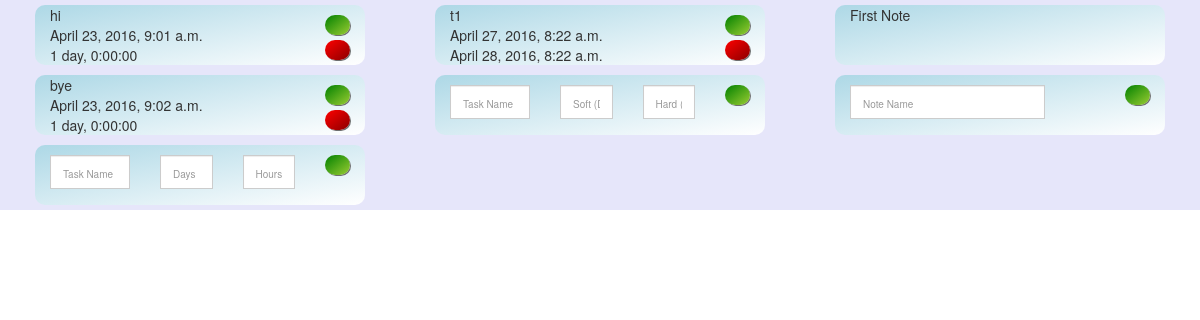
Page /tasks/ (signed in) on the committed database.
### task_handler/models.py (models this page shows, shortened)
class RecurringTask(models.Model):
    user            =       models.ForeignKey(User)
    task_name       =       models.CharField(max_length=120)
    task_type        =       models.CharField(max_length=120, default="recurring")
    description     =       models.TextField(default="")
    frequency       =       models.DurationField(default=timedelta(days=1))
    active          =       models.BooleanField(default=True)
    latest_event    =       models.ForeignKey("RecurringEvent", blank=True, null=True, default = None)

class RecurringEvent(models.Model):
    task            =       models.ForeignKey(RecurringTask)
    task_name       =       models.CharField(max_length=120)
    completed_time  =       models.DateTimeField()
    started_time    =       models.DateTimeField()

class DeadlineTask(models.Model):
    user            =       models.ForeignKey(User)
    task_name       =       models.CharField(max_length=120)
    task_type       =       models.CharField(max_length=120, default="deadline")
    description     =       models.TextField(default = "")
    soft_deadline   =       models.DateTimeField()
    hard_deadline   =       models.DateTimeField()
    active          =       models.BooleanField(default=True)

class Notes(models.Model):
    user            =       models.ForeignKey(User)
    task_type       =       models.CharField(max_length=120, default="note")
    title           =       models.CharField(max_length=120)
    text            =       models.TextField()

### task_handler/views.py (the view, shortened to what this page needs)
def base_view(request):
    print('bye')
    recurring_tasks = RecurringTask.objects.filter(user=request.user)
    recurring_tasks = recurring_tasks.filter(active=True)
    deadline_tasks = DeadlineTask.objects.filter(user=request.user)
    deadline_tasks = deadline_tasks.filter(active=True)
    notes = Notes.objects.all()
    context = {
            "recurring_tasks": recurring_tasks,
            "deadline_tasks": deadline_tasks,
            "notes": notes
    }
    return render(request, "base.html", context)

### templates/base.html (shortened to what this page needs)
<!DOCTYPE html>
<html lang="en">
<head>
	<link rel="stylesheet" href="http://maxcdn.bootstrapcdn.com/bootstrap/3.3.6/css/bootstrap.min.css">
</head>
<body>
	<div class="container" style="background-color:lavender;">
	<div class="row">
    <div class="col-xs-4">
		{% for elem in recurring_tasks %}
		{% include "task_container.html" %}
		{% endfor %}
		{% include "recurring_input.html" %}
	</div>
	<div class="col-xs-4" >
		{% for elem in deadline_tasks %}
		{% include "task_container.html" %}
		{% endfor %}
		{% include "deadline_input.html" %}
	</div>
    <div class="col-xs-4">
		{% for elem in notes %}
		{% include "note_container.html" %}
		{% endfor %}
		{% include "note_input.html" %}
	</div>
	</div>
	</div>
</body>

### templates/task_container.html
			<div class="col-xs-12">
				<div class="target-box" id="{{ elem.task_type }}_parent{{ elem.id }}">
					<div class=col-xs-10>
						<div class=sub-box-1>
							{{ elem.task_name }}<br>
							{% if elem.task_type == 'deadline' %}
							{{ elem.soft_deadline }}<br>
							{{ elem.hard_deadline }}
						    {% endif %}
							{% if elem.task_type == 'recurring' %}
							{{ elem.latest_event.started_time }} <br>
							{{ elem.frequency }}
							{% endif %}
						</div>
					</div>
					<div class=col-xs-2>
						<div class=sub-box-1>
							<div class=col-xs-12">
								<div class="holder-box">
								</div>
							</div>
							<div class=col-xs-12">
								<div class="sub-box-2">
									<div class="col-xs-12 nopadding">
										<div class="green-box" id="{{ elem.task_type }}{{ elem.id }}">
										</div>
									</div>
								</div>
							</div>
							<div class=col-xs-12">
								<div class="sub-box-2">
									<div class="col-xs-12 nopadding">
										<div class="red-box" id="cancel-{{ elem.task_type}}{{elem.id}}">
										</div>
									</div>
								</div>
							</div>
						</div>
					</div>
				</div>
			</div>

### templates/recurring_input.html (shortened to what this page needs)
			<div class="col-xs-12">
				<div class="target-box">
					<div class="col-xs-12">
						<div class="holder-box">
						</div>
					</div>
					<div class="col-xs-4">
						<div class="input-group">
							<input type="text" id="input-recurring-1" placeholder="Task Name" class="form-control">
						</div>
					</div>
					<div class="col-xs-3">
						<div class="input-group">
							<input type="text" id="input-recurring-2" class="form-control" placeholder="Days">
						</div>
					</div>
					<div class="col-xs-3">
						<div class="input-group">
							<input type="text" id="input-recurring-3" class="form-control" placeholder="Hours">
						</div>
					</div>
					<div class="col-xs-2">
						<div class="green-box" id="add-recurring">
						</div>
					</div>
				</div>
			</div>

### templates/deadline_input.html (shortened to what this page needs)
			<div class="col-xs-12">
				<div class="target-box">
					<div class="col-xs-12">
						<div class="holder-box">
						</div>
					</div>
					<div class="col-xs-4">
						<div class="input-group">
							<input type="text" id="input-deadline-1" placeholder="Task Name" class="form-control">
						</div>
					</div>
					<div class="col-xs-3">
						<div class="input-group">
							<input type="text" id="input-deadline-2" class="form-control" placeholder="Soft (Days)">
						</div>
					</div>
					<div class="col-xs-3">
						<div class="input-group">
							<input type="text" id="input-deadline-3" class="form-control" placeholder="Hard (Days)">
						</div>
					</div>
					<div class="col-xs-2">
						<div class="green-box" id="add-deadline">
						</div>
					</div>
				</div>
			</div>

### templates/note_container.html
			<div class="col-xs-12">
				<div class="target-box" id="{{ elem.task_type }}_parent{{ elem.id }}">
					<div class=col-xs-10>
						<div class=sub-box-1>
							{{ elem.title }}
						</div>
					</div>
				</div>
			</div>

### templates/note_input.html (shortened to what this page needs)
			<div class="col-xs-12">
				<div class="target-box">
					<div class="col-xs-12">
						<div class="holder-box">
						</div>
					</div>
					<div class="col-xs-10">
						<div class="input-group">
							<input type="text" id="input-note-1" placeholder="Note Name" class="form-control">
						</div>
					</div>
										<div class="col-xs-2">
						<div class="green-box">
						</div>
					</div>
				</div>
			</div>

### templates/base.html (style rules this page uses)
.target-box { background: linear-gradient(to bottom right, lightblue, white); height:60px; border-radius:10px; margin:5px; }
.holder-box { height:10px; }
.sub-box-1 { height:60px; }
.sub-box-2 { height:25px; }
.red-box { height:20px; background: linear-gradient(to bottom right, red, darkred); border-radius:10px; box-shadow: rgb(110,110,110) 1px 1px; }
.green-box { height:20px; background: linear-gradient(to bottom right, green, yellowgreen); border-radius:10px; box-shadow: rgb(110,110,110) 1px 1px; }
.nopadding { padding: 0 !important; margin: 0 !important; }
.container { width: 1200px !important; }

### rows in the picture
RecurringTask: task_name "hi", latest_event.started_time "April 23, 2016, 9:01 a.m.", frequency "1 day, 0:00:00"
RecurringTask: task_name "bye", latest_event.started_time "April 23, 2016, 9:02 a.m.", frequency "1 day, 0:00:00"
DeadlineTask: task_name "t1", soft_deadline "April 27, 2016, 8:22 a.m.", hard_deadline "April 28, 2016, 8:22 a.m."
Notes: title "First Note"
